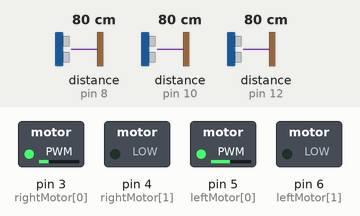
This sketch was run on a simulated Arduino Leonardo, built with avr-gcc and run on an emulated ATmega32U4. On the bench: switched loads named in the sketch (green lamp = pin HIGH). Dashed ring = blinking. Inputs (shaded band) come from the test bench; at power-on: distance to the obstacle (sensors on pin 10, pin 12, pin 8) 80 cm. What the sketch prints to the serial monitor is not drawn.

Above: at 4.2 s.
4.3 s: distance to the obstacle (sensor on pin 10) set to 2 cm
At 5.3 s:
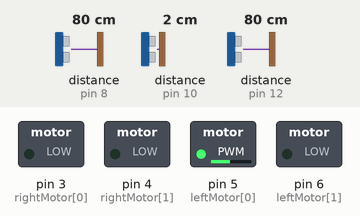
7.3 s: distance to the obstacle (sensor on pin 12) set to 2 cm
At 9.1 s:
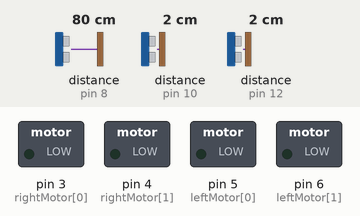
9.4 s: distance to the obstacle (sensor on pin 10) set to 6 cm
10.9 s: distance to the obstacle (sensor on pin 10) set to 9 cm
At 12.1 s:
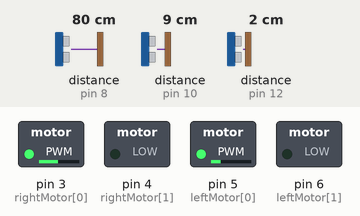
12.4 s: distance to the obstacle (sensor on pin 12) set to 7 cm
At 13.4 s:
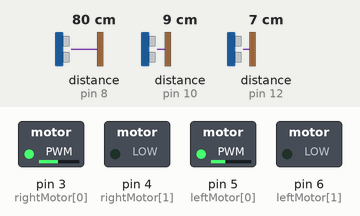
13.9 s: distance to the obstacle (sensor on pin 12) set to 9 cm
At 14.3 s:
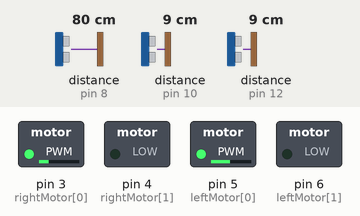
Timing chart, 0 to 16.4 s (numbered marks = the images above; inputs shaded):
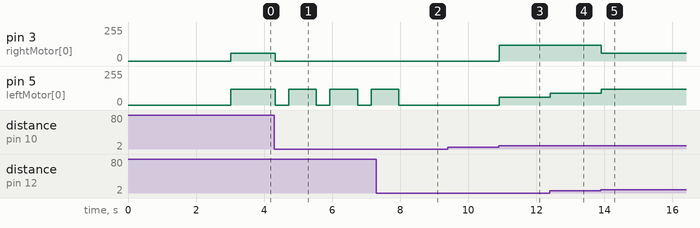

Measured:
- the behaviour switches between 7 and 8 cm on distance to the obstacle (sensor on pin 10) (found by bisection; images 2 and 3)
- the behaviour switches between 7 and 8 cm on distance to the obstacle (sensor on pin 12) (found by bisection; images 4 and 5)
- after the input at 4.3 s, pin 3 (rightMotor[0]): 60/255 → 0/255 at once; pin 5 (leftMotor[0]): alternates 120/255 for 0.81 s and 0/255 for 0.40 s, starting at once
- after the input at 7.3 s, pin 5 (leftMotor[0]): goes on until 8.0 s, then stays 0/255
- after the input at 9.4 s, every drawn part: stays the same
- after the input at 10.9 s, pin 3 (rightMotor[0]): 0/255 → 120/255 at once; pin 5 (leftMotor[0]): 0/255 → 60/255 at once
- after the input at 12.4 s, pin 5 (leftMotor[0]): 60/255 → 90/255 at once
- after the input at 13.9 s, pin 3 (rightMotor[0]): 120/255 → 60/255 at once; pin 5 (leftMotor[0]): 90/255 → 120/255 at once

The sketch:

forwardOK.ino
```cpp
#include <NewPing.h>

#define MAX_DISTANCE 100
#define min 7

int rightBoundMax = 8;
int rightBoundMin = 4;

int speedReducer = 30;


NewPing leftSonar(9, 8, MAX_DISTANCE);
NewPing frontSonar(11, 10, MAX_DISTANCE);
NewPing rightSonar(13, 12, MAX_DISTANCE);


int leftMotor[] = { 5, 6 };
int rightMotor[] = { 3, 4 };

int speed = 120; // Change it at your will

int left, front, right;


void setMotors(int l, int r)
{
	if (l >= 0 && r >= 0)
	{
		analogWrite(leftMotor[0], l);
		digitalWrite(leftMotor[1], LOW);
		analogWrite(rightMotor[0], r);
		digitalWrite(rightMotor[1], LOW);
	}

	else if (l < 0 && r < 0)
	{
		r = -r;
		l = -l;
		digitalWrite(leftMotor[0], LOW);
		analogWrite(leftMotor[1], l);
		digitalWrite(rightMotor[0], LOW);
		analogWrite(rightMotor[1], r);
	}

	else if (l > 0 && r < 0)
	{
		analogWrite(leftMotor[0], l);
		digitalWrite(leftMotor[1], LOW);
		digitalWrite(rightMotor[0], LOW);
		analogWrite(rightMotor[1], r);
	}

	else if (l < 0 && r > 0)
	{
		digitalWrite(leftMotor[0], LOW);
		analogWrite(leftMotor[1], l);
		analogWrite(rightMotor[0], r);
		digitalWrite(rightMotor[1], LOW);
	}

	else
	{
		digitalWrite(leftMotor[0], LOW);
		digitalWrite(leftMotor[1], LOW);
		digitalWrite(rightMotor[0], LOW);
		digitalWrite(rightMotor[1], LOW);
	}
}


int leftDistance()
{
	return leftSonar.ping() / US_ROUNDTRIP_CM;
}

int rightDistance()
{
	return rightSonar.ping() / US_ROUNDTRIP_CM;
}

int frontDistance()
{
	return frontSonar.ping() / US_ROUNDTRIP_CM;
}


void setup()
{
	Serial.begin(9600);
	for (int i = 0; i < 2; i++){
		pinMode(leftMotor[i], OUTPUT);
		pinMode(rightMotor[i], OUTPUT);
	}
	Serial.println("Serial initialized");
	delay(3000);
	/* add setup code here */

}

void loop()
{
	front = frontDistance();
	left = leftDistance();
	right = rightDistance();

	if (front > min){
		if (right > rightBoundMin && right < rightBoundMax){
			setMotors(speed - speedReducer, speed);
		}

		if (right >= rightBoundMax){
			setMotors(speed, speed - 60);
		}

		if (right < rightBoundMin){
			setMotors(speed - 60, speed);
		}
	}

	else if (front < min && right > rightBoundMax){
		setMotors(0, 0);
		delay(400);
		setMotors(speed, 0);
		delay(800);
	}

	else {
		setMotors(0, 0);
	}
	/* add main program code here */

}
```
